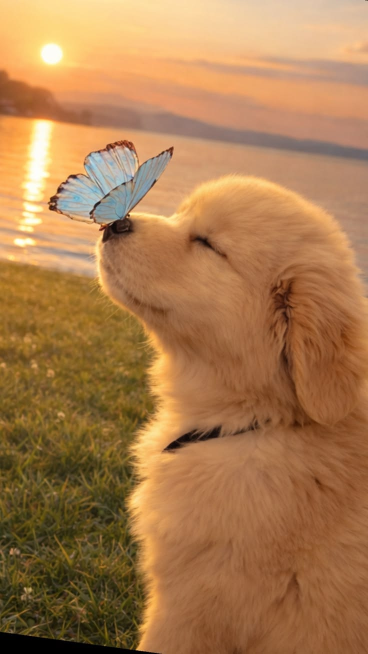
#> input picture images/2.jpeg, 736 x 1308 px (shown at 1/2 size)
$ python readscale.py
#> lines starting #> are read from the running program, lines starting #| are printed output that depends on the picture
import cv2 as cv

img=cv.imread('images/2.jpeg')
#> img is the input picture: shape (1308, 736, 3); mean B, G, R 78.5, 123.3, 169.5
cv.imshow('Dog',img)

def rescaleFrame(frame , scale=0.75):
    # images,videos and live videos
#> called with scale = 0.75
    width=int(frame.shape[1]*scale)
#> width = 552
    height=int(frame.shape[0]*scale)
#> height = 981
    dimesions=(width,height)
#> dimesions = (552, 981)

    return cv.resize(frame,dimesions,interpolation=cv.INTER_AREA)
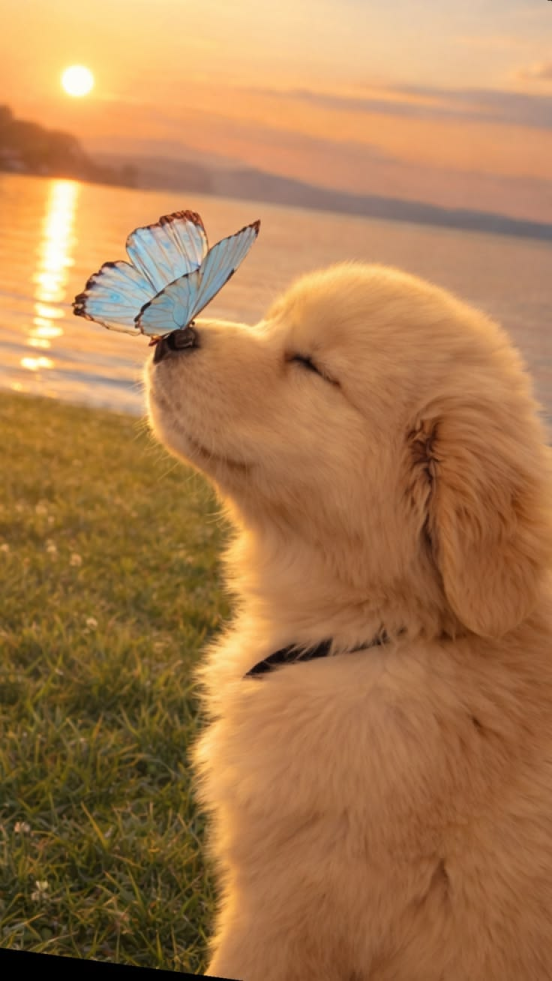
#> returned value: shape (981, 552, 3); mean of channels 0, 1, 2 78.5, 123.3, 169.5; drawn as B, G, R

resized_image=rescaleFrame(img)
cv.imshow('Image',resized_image)

def changeRes(width,height):
    #live video
    capture.set(3,width)
    capture.set(4,height)

# #reading videos
capture=cv.VideoCapture('videos/huhh.mp4')
while True:
    isTrue, frame=capture.read()
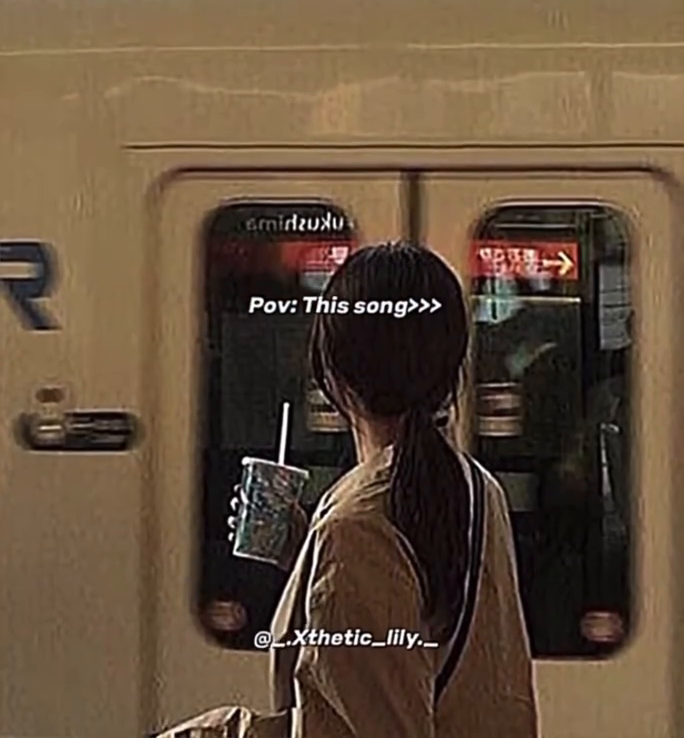
#> input picture frame 47 of videos/huhh.mp4, 684 x 738 px
#> frame is the input picture: shape (738, 684, 3); mean B, G, R 59.7, 79.5, 99.6

    frame_resized=rescaleFrame(frame, scale=.2)
#> call 2 of rescaleFrame, with scale = 0.2
#> in rescaleFrame (call 2), `return cv.resize(frame,dimesions,interpolation=cv.INTER_AREA)`:
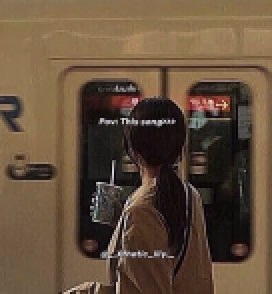
#> returned value: shape (147, 136, 3) (shown 2 times larger); mean of channels 0, 1, 2 59.7, 79.5, 99.6; drawn as B, G, R
    cv.imshow('video', frame)
    cv.imshow('Video resized',frame_resized)

    if cv.waitKey(20) & 0xFF==ord('d'):
#> (key Esc is pressed here)
        break
capture.release()
cv.destroyAllWindows()
